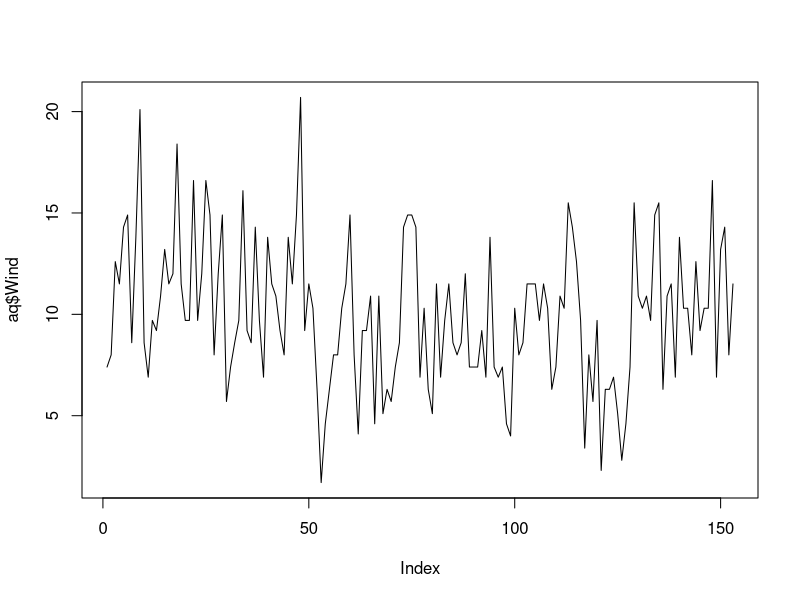
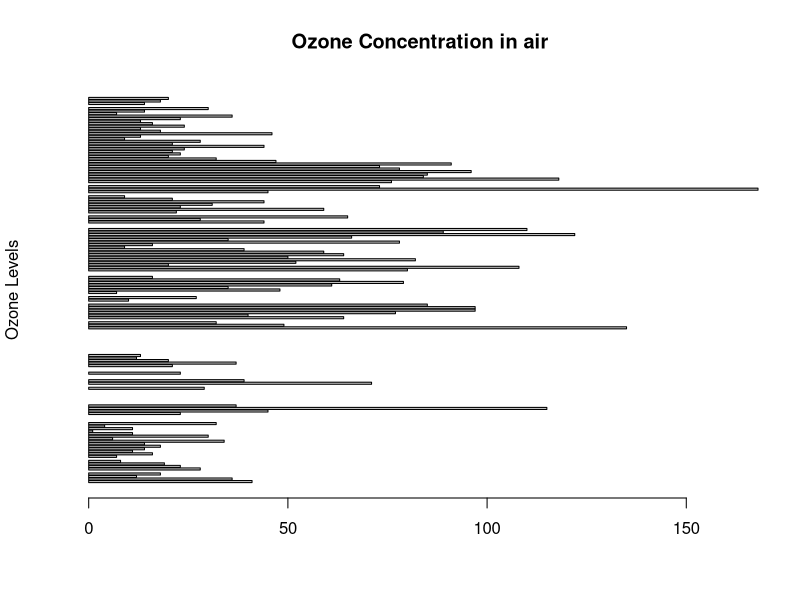
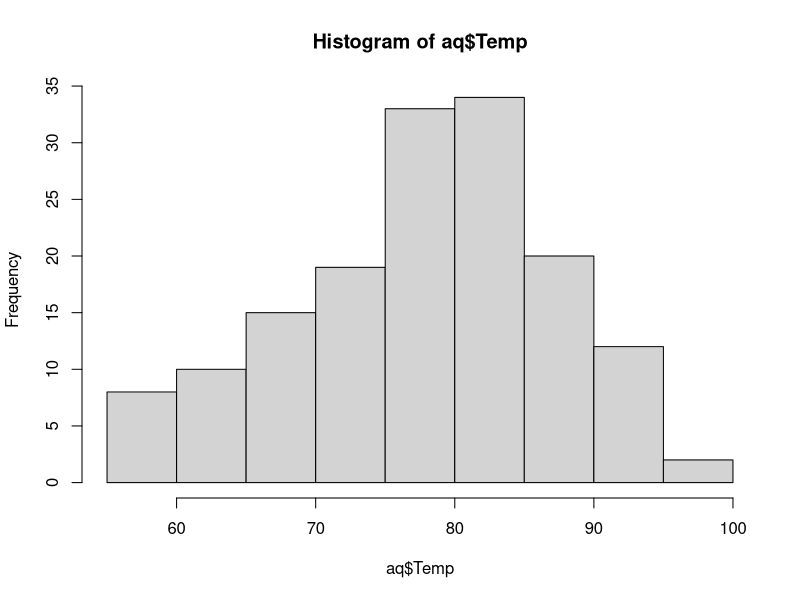
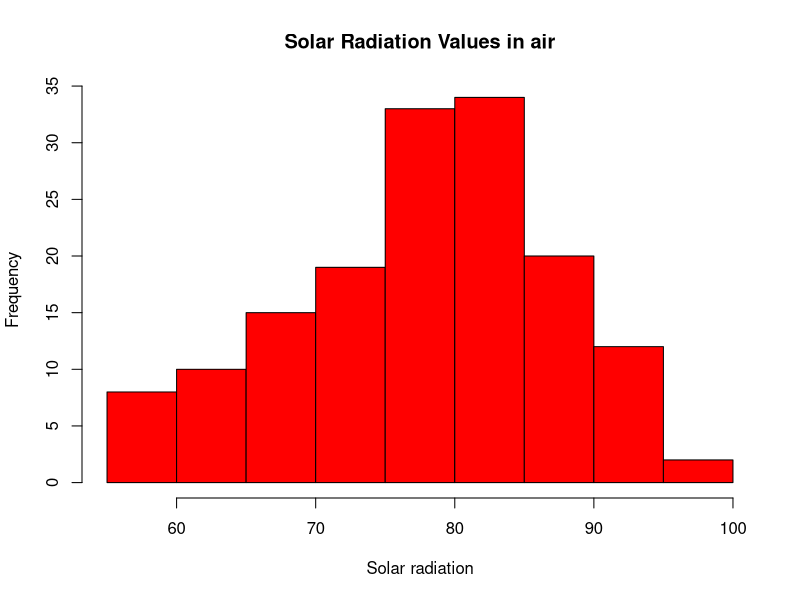
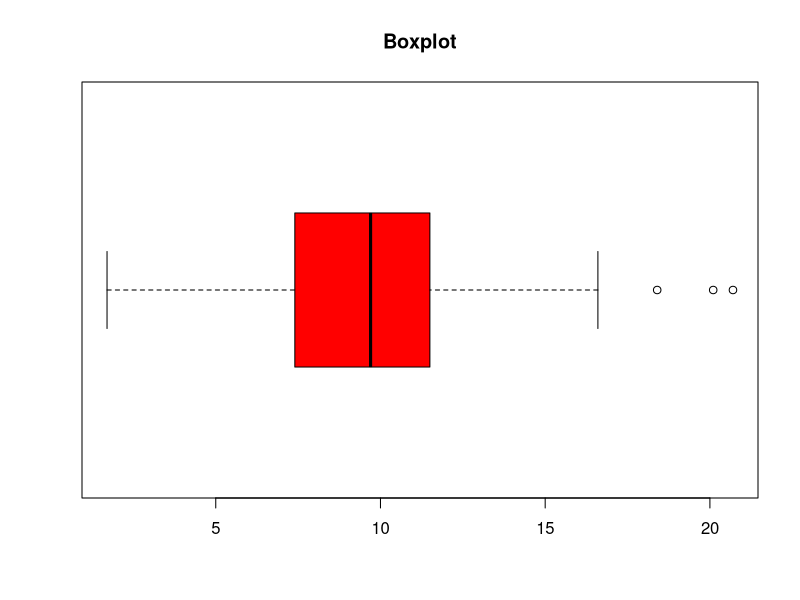
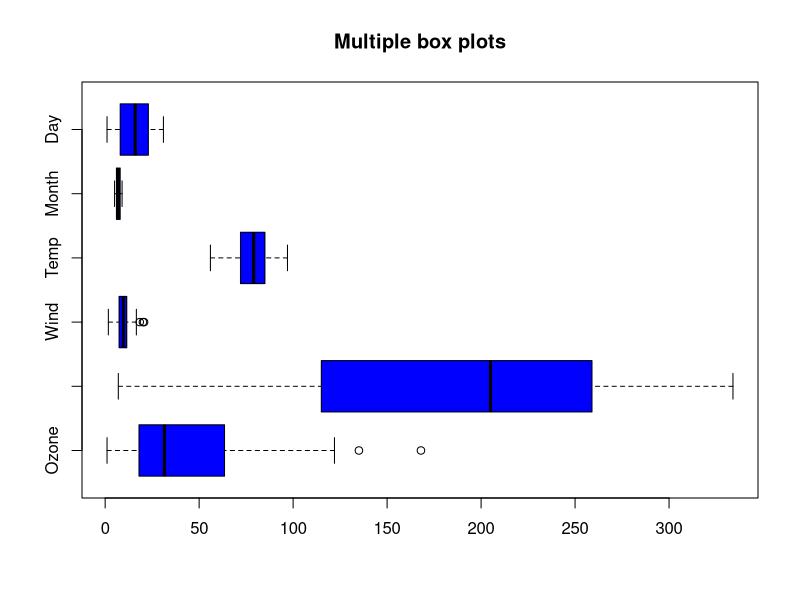
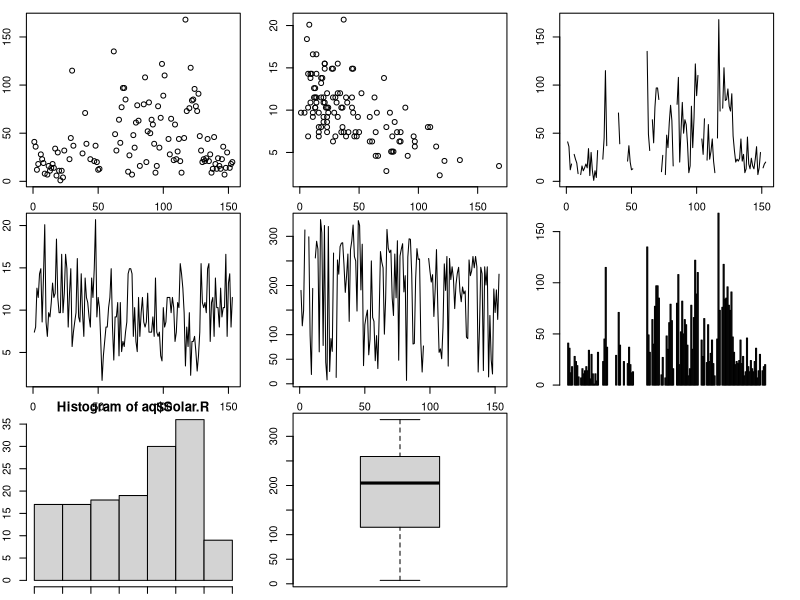

The R source for these figures, in order: (Note: this script raises an error after producing the figures.)
aq = datasets::airquality

summary(aq$Wind)

plot(aq$Wind, type="l")

#Barplot############################

help(barplot)

barplot(aq$Ozone,main="Ozone Concentration in air",
                 ylab = "Ozone Levels",
                 col = "grey",
                 horiz = T,
                 axes = T)

#Histogram#########################

help(hist)

hist(aq$Temp)
hist(aq$Temp,main="Solar Radiation Values in air",
             xlab="Solar radiation", 
             col="red",
             border="black")

#Boxplot###########################

help(boxplot)

boxplot(aq$Wind,main="Boxplot", 
             col="red",
             border="black",
             horizontal= T)
boxplot.stats(aq$Wind)$out
boxplot.stats(aq$Wind)$inl

#Multiple boxplots########################

boxplot(aq[,],
        main="Multiple box plots",
        horizontal=T,
        col="blue")

#############################################################

help(par) # Partition Function

par(mfrow=c(3,3), mar=c(1,2,1,2), las=0, bty="o")
plot(aq$Ozone)
plot(aq$Ozone,aq$Wind)
plot(aq$Ozone,type="l")
plot(aq$Wind,type="l")
plot(aq$Solar.R,type="l")
barplot(aq$Ozone)
hist(aq$Solar.R)
boxplot(aq$Solar.R)

#################Consider NA values#######################

aq
max(aq$Wind)
min(aq$Temp)
min(aq$Solar.R)
mean(aq$Solar.R)
mean(aq$Wind)

mean(aq$Solar.R,na.rm=T) #rm means remove na values.
median(aq$Ozone)
median(aq$Ozone,na.rm=T)
min(aq$Ozone)
min(aq$Ozone,na.rm=T)
min(aq$Day)
max(aq$Day)
max(aq$Solar.R,na.rm=T)


var(aq$Wind)  #variance
sd(aq$Wind)  #standard deviation

skewness(aq$Ozone,na.rm=T)
kurtosis(aq$Ozone,na.rm=T)

#Density plot
plot(density(aq$Wind))
plot(density(aq$Ozone,na.rm=T))

